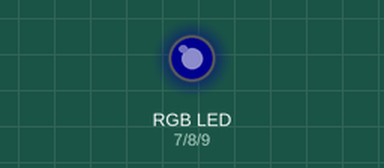
Bench run of a program on a simulated Arduino Mega 2560, built with avr-gcc and run on an emulated ATmega2560. Parts: an RGB LED mixed from three pins (HIGH = lit). Dim RGB values are drawn brighter than linear.

Above: at 0.05 s.
At 0.5 s:
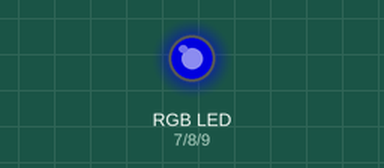
At 0.7 s:
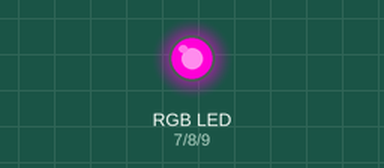
At 0.95 s:
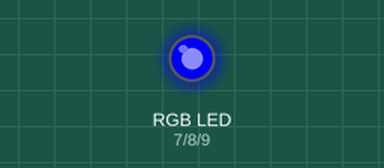
At 1.5 s:
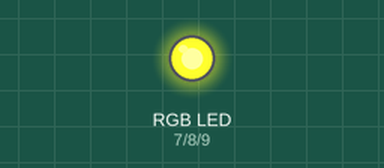
At 1.95 s:
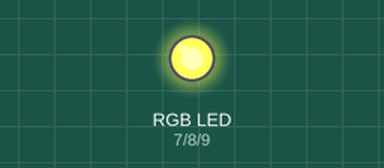
Timing chart, 0 to 4.6 s (numbered marks = the images above):
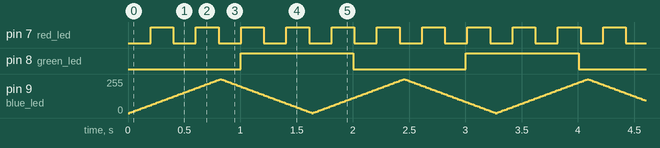

The program:

main.cpp
```cpp
#include <Arduino.h>

#define red_led 7
#define green_led 8
#define blue_led 9

unsigned long last_time_red;
unsigned long last_time_green;
unsigned long last_time_blue;

int blue_brightness = 0;
int fade_amount = 5;

void setup()
{
  pinMode(red_led, OUTPUT);
  pinMode(green_led, OUTPUT);
  pinMode(blue_led, OUTPUT);
}

void loop()
{
  if (millis() - last_time_red > 200)
  {
    last_time_red = millis();
    digitalWrite(red_led, !digitalRead(red_led));
  }

  if (millis() - last_time_green > 1000)
  {
    last_time_green = millis();
    digitalWrite(green_led, !digitalRead(green_led));
  }

  if (millis() - last_time_blue > 15)
  {
    last_time_blue = millis();

    blue_brightness += fade_amount;

    if (blue_brightness <= 0 || blue_brightness >= 255)
    {
      fade_amount = -fade_amount;
    }

    analogWrite(blue_led, blue_brightness);
  }
}
```

Measured:
- by itself, pin 7 (red_led): alternates HIGH for 0.20 s and LOW for 0.20 s
- by itself, pin 8 (green_led): alternates HIGH for 1.0 s and LOW for 1.0 s
